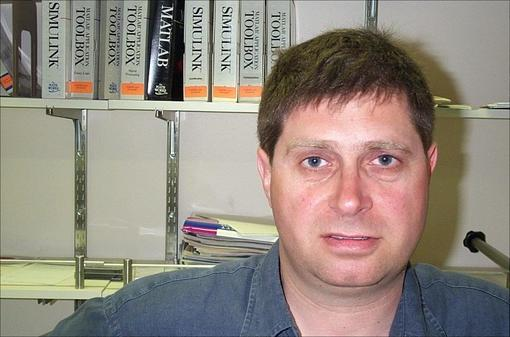
#> input picture hw7_release/image_0001.jpg, 510 x 337 px; its folder holds only this picture in this run
$ python -i panorama.py   (imports and definitions only)
#> lines starting #> are read from the running program, lines starting #| are printed output that depends on the picture
"""
CS131 - Computer Vision: Foundations and Applications
Assignment 3
Author: Donsuk Lee (donlee90@stanford.edu)
Date created: 09/2017
Last modified: 09/27/2018
Python Version: 3.5+
"""

# from edge import gaussian_kernel
from scipy.ndimage.filters import convolve
from scipy.spatial.distance import cdist
from skimage import filters
from skimage.feature import corner_peaks
from skimage.util.shape import view_as_blocks

from utils import *
from utils import pad


def harris_corners(img, window_size=3, k=0.04):
    """
    Compute Harris corner response map. Follow the math equation
    R=Det(M)-k(Trace(M)^2).

    Hint:
        You may use the function scipy.ndimage.filters.convolve,
        which is already imported above.

    Args:
        img: Grayscale image of shape (H, W)
        window_size: size of the window function
        k: sensitivity parameter

    Returns:
        response: Harris response image of shape (H, W)
    """

    H, W = img.shape
    window = np.ones((window_size, window_size))

    response = np.zeros((H, W))

    dx = filters.sobel_v(img)
    dy = filters.sobel_h(img)
    # print(img.shape)
    # print(dx.shape)
    dx2 = dx ** 2
    dy2 = dy ** 2
    dxdy = dx * dy
    ### YOUR CODE HERE
    sum_of_dx2 = convolve(dx2, window, mode='constant', cval=0.0)
    sum_of_dy2 = convolve(dy2, window, mode='constant', cval=0.0)
    sum_of_dxdy = convolve(dxdy, window, mode='constant', cval=0.0)
    response = sum_of_dx2 * sum_of_dy2 - sum_of_dxdy ** 2 - k * ((sum_of_dx2 + sum_of_dy2) ** 2)
    ### END YOUR CODE

    return response


# [349 lines left out: functions simple_descriptor, describe_keypoints, match_descriptors, fit_affine_matrix, ransac, hog_descriptor and 2 more, not called in this run]

>>> import cv2
>>> picture = cv2.imread('../hw7_release/image_0001.jpg', cv2.IMREAD_GRAYSCALE)
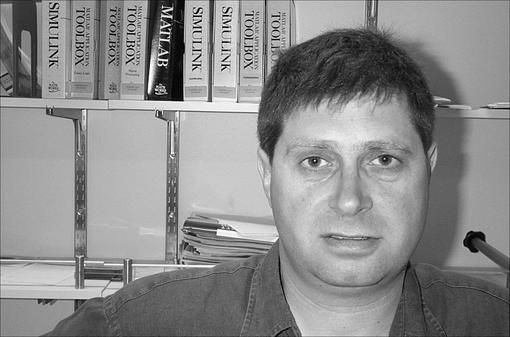
#> picture: shape (337, 510); min 0, max 255, mean 138.8
>>> result = harris_corners(picture)
#> in harris_corners, `dy = filters.sobel_h(img)`:
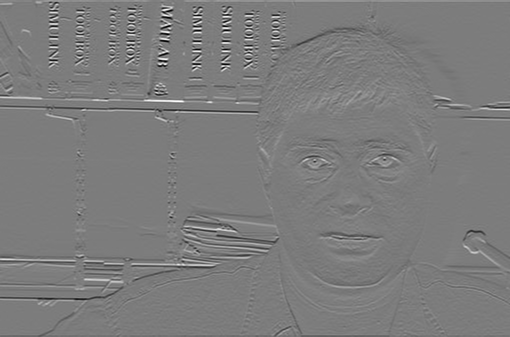
#> dy: shape (337, 510) float64; min -0.94, max 0.983, mean -0.000825; drawn with min black and max white
#> in harris_corners, `dxdy = dx * dy`:
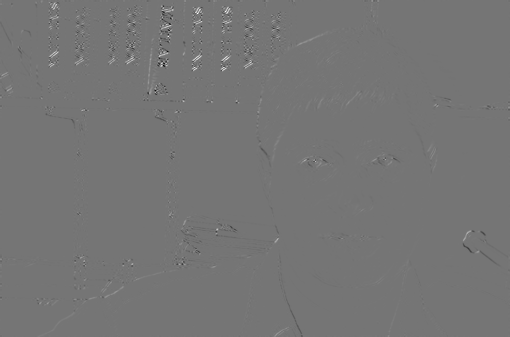
#> dxdy: shape (337, 510) float64; min -0.362, max 0.423, mean 0.000273; drawn with min black and max white
#> in harris_corners, `sum_of_dx2 = convolve(dx2, window, mode='constant', cval=0.0)`:
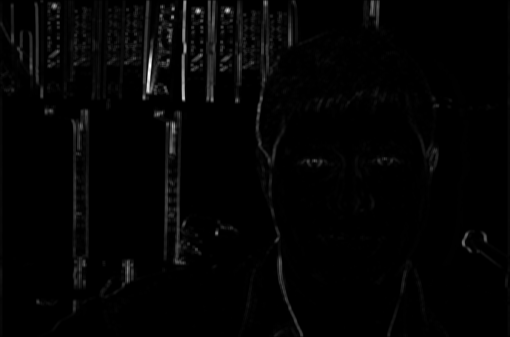
#> sum_of_dx2: shape (337, 510) float64; min 0, max 3.77, mean 0.0642; drawn with min black and max white
#> in harris_corners, `sum_of_dy2 = convolve(dy2, window, mode='constant', cval=0.0)`:
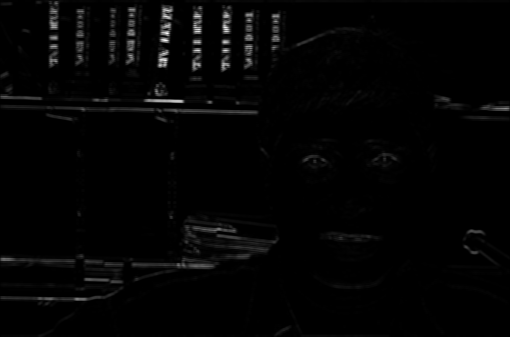
#> sum_of_dy2: shape (337, 510) float64; min 0, max 5.16, mean 0.0855; drawn with min black and max white
#> in harris_corners, `sum_of_dxdy = convolve(dxdy, window, mode='constant', cval=0.0)`:
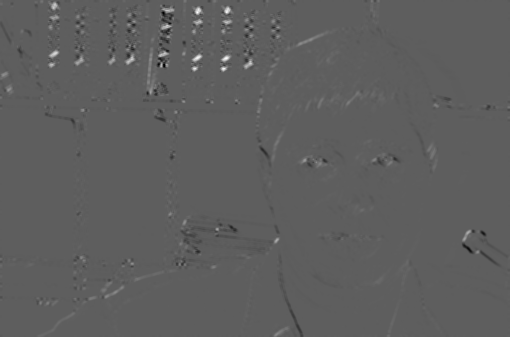
#> sum_of_dxdy: shape (337, 510) float64; min -0.961, max 1.64, mean 0.00245; drawn with min black and max white
#> in harris_corners, `response = sum_of_dx2 * sum_of_dy2 - sum_of_dxdy ** 2 - k * ((sum_of_d..`:
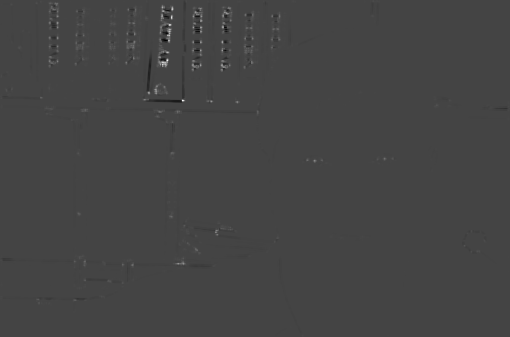
#> response: shape (337, 510) float64; min -1.02, max 2.77, mean 0.0026; drawn with min black and max white

$ run again, on hw7_release/image_0002.jpg
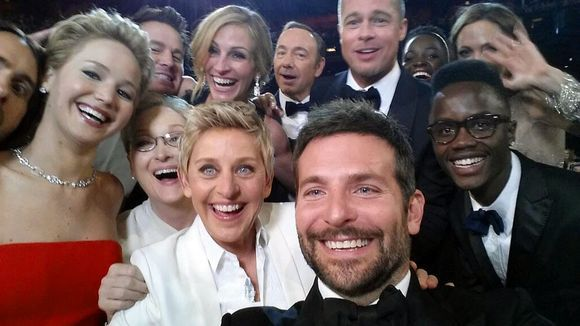
#> input picture hw7_release/image_0002.jpg, 580 x 326 px
#> in harris_corners, `sum_of_dx2 = convolve(dx2, window, mode='constant', cval=0.0)`:
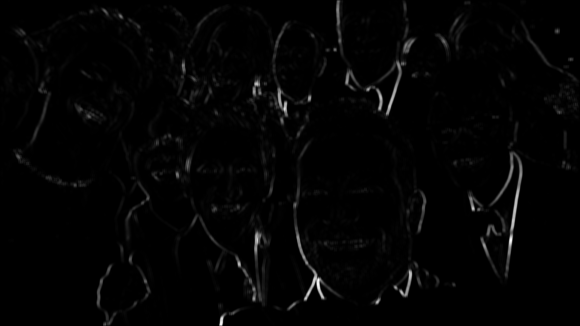
#> sum_of_dx2: shape (326, 580) float64; min 0, max 3.67, mean 0.0617; drawn with min black and max white
#> in harris_corners, `response = sum_of_dx2 * sum_of_dy2 - sum_of_dxdy ** 2 - k * ((sum_of_d..`:
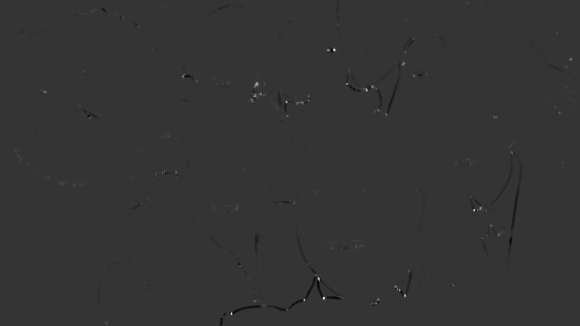
#> response: shape (326, 580) float64; min -0.639, max 2.49, mean -0.000384; drawn with min black and max white

$ run again, on hw7_release/image_0319.jpg
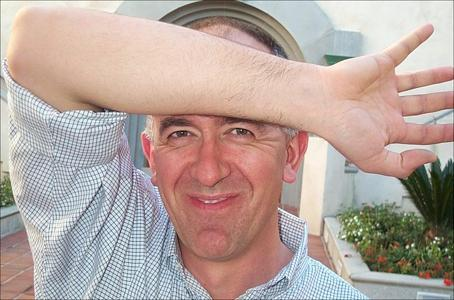
#> input picture hw7_release/image_0319.jpg, 454 x 300 px
#> in harris_corners, `sum_of_dxdy = convolve(dxdy, window, mode='constant', cval=0.0)`:
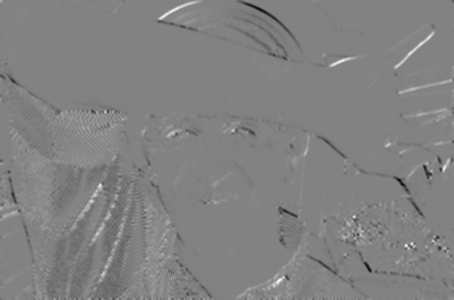
#> sum_of_dxdy: shape (300, 454) float64; min -0.71, max 0.68, mean -0.00173; drawn with min black and max white
#> in harris_corners, `response = sum_of_dx2 * sum_of_dy2 - sum_of_dxdy ** 2 - k * ((sum_of_d..`:
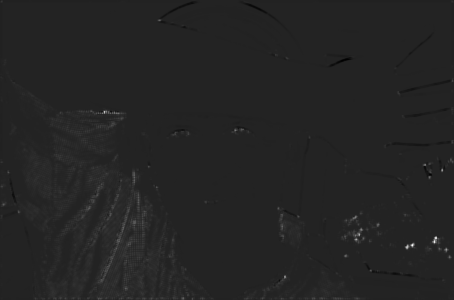
#> response: shape (300, 454) float64; min -0.136, max 0.855, mean 0.00542; drawn with min black and max white

$ run again, on hw7_release/image_0338.jpg
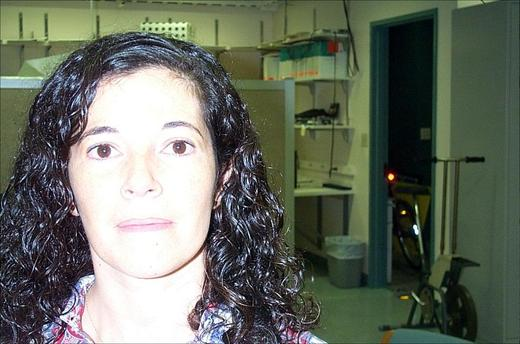
#> input picture hw7_release/image_0338.jpg, 520 x 344 px
#> in harris_corners, `response = sum_of_dx2 * sum_of_dy2 - sum_of_dxdy ** 2 - k * ((sum_of_d..`:
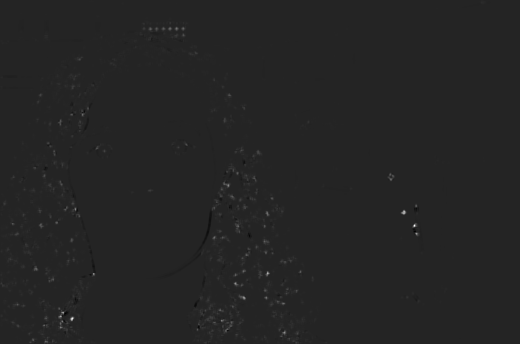
#> response: shape (344, 520) float64; min -0.524, max 3.14, mean 0.00663; drawn with min black and max white
